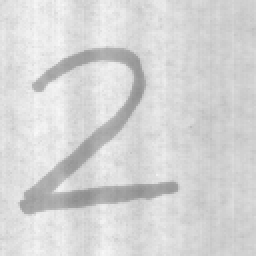
%> input picture tsbb08/labb4/lab4files/nuf2a.tif, 128 x 128 px (shown 2 times larger)
$ octave OCR.m   (GNU Octave 9; MATLAB toolbox functions it lacks are replaced by stand-ins)
%> lines starting %> are read from the running program, lines starting %| are printed output that depends on the picture
### tsbb08/labb4/lab4files/mid_way.m
function outT = mid_way(histo, startT)
% Calculates a threshold value from a histogram using the mid-way method.
%
% histo: A 1D array histogram.
% The histogram bins must correspond to gray value 0, 1, 2,...
% startT: start threshold
% outT: the calculated threshold (integer)
%
% Programmed by Maria Magnusson 2018-08

num = length(histo);
t0 = floor(startT);
t1 = t0+2;

% Calculate the threshold
%------------------------
while abs(t0-t1) > 0.5

  t0 = t1;

  % Calculate mean for the lower part of the histogram
  %---------------------------------------------------
  lowersum1 = sum(histo(1:t0+1).*[0:t0]);
  lowersum2 = sum(histo(1:t0+1));
  if lowersum2 ~= 0
    mean0 = lowersum1/lowersum2;
  else
    error('Cannot calculate new threshold');
  end;

  % Calculate mean for the upper part of the histogram
  %---------------------------------------------------
  uppersum1 = sum(histo(t0+2:num).*[t0+1:num-1]);
  uppersum2 = sum(histo(t0+2:num));
  if uppersum2 ~= 0
    mean1 = uppersum1/uppersum2;
  else
    error('Cannot calculate new threshold');
  end;

  % Calculate new threshold
  %------------------------
  t1 = floor((mean0+mean1)/2);

end;

outT = t1;

### tsbb08/labb4/lab4files/leastError.m
function outT = leastError(histo, startT)
% Calculates a threshold value from a histogram using the least-error method.
%
% histo: A 1D array histogram.
% The histogram bins must correspond to gray value 0, 1, 2,...
% startT: start threshold
% outT: the calculated threshold (integer)
num = length(histo);
t0 = floor(startT);
t1 = t0+2;
% Calculate the threshold
%------------------------
while abs(t0-t1) > 0.5
    t0 = t1;
    % Calculate mean for the lower part of the histogram
    %---------------------------------------------------
    lowersum1 = sum(histo(1:t0+1).*[0:t0]);
    lowersum2 = sum(histo(1:t0+1));
    if lowersum2 ~= 0
        mean0 = lowersum1/lowersum2;
    else
        error('Cannot calculate new threshold');
    end;

    % Calculate variance for the lower part of the histogram
    %---------------------------------------------------
    lowersum1 = sum(histo(1:t0+1).*([0:t0]-mean0).^2);
    lowersum2 = sum(histo(1:t0+1));
    if lowersum2 ~= 0
        s0 = lowersum1/lowersum2;
    else
        error('Cannot calculate variance')
    end;

    % Calculate probability for the lower part of the histogram
    %---------------------------------------------------
    lowersum1 = sum(histo(1:t0+1));
    lowersum2 = sum(histo(1:num));
    if lowersum2 ~= 0
        p0 = lowersum1/lowersum2;
    else
        error('Cannot calculate probability')
    end;

    % Calculate mean for the upper part of the histogram
    %---------------------------------------------------
    uppersum1 = sum(histo(t0+2:num).*[t0+1:num-1]);
    uppersum2 = sum(histo(t0+2:num));
    if uppersum2 ~= 0
        mean1 = uppersum1/uppersum2;
    else
        error('Cannot calculate new threshold');
    end;

    % Calculate variance for the upper part of the histogram
    %---------------------------------------------------
    uppersum1 = sum(histo(t0+2:num).*([t0+1:num-1]-mean1).^2);
    uppersum2 = sum(histo(t0+2:num));
    if lowersum2 ~= 0
        s1 = uppersum1/uppersum2;
    else
        error('Cannot calculate variance')
    end;

    % Calculate probability for the upper part of the histogram
    %---------------------------------------------------
    uppersum1 = sum(histo(t0+2:num));
    uppersum2 = sum(histo(1:num));
    if lowersum2 ~= 0
        p1 = uppersum1/uppersum2;
    else
        error('Cannot calculate probability')
    end;


    % Calculate new threshold
    %------------------------
    a = (s0*s1)/(s1-s0);
    b = 2*(-(mean0/s0)+(mean1/s1));
    c = -2*log(p0/p1)+log(s0/s1)+(mean0^2/s0)-(mean1^2/s1);
    t1 = floor(max(roots([1 a*b a*c])));

end;
outT = t1;

### tsbb08/labb4/lab4files/OCR.m
% Read the image and cast it to double
% ====================================
nuf = double(imread('nuf2a.tif'));
%> nuf: size 128x128 double; min 142, max 248, mean 213; mean of the top-left, top-right, bottom-left and bottom-right quarters 220.8, 209.9, 211.5, 209.7
% Extend the image
% ================
tmp = [nuf(:,64:-1:1) nuf nuf(:,128:-1:65)];
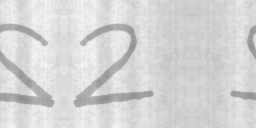
%> tmp: size 128x256 double; min 142, max 248, mean 213
nufextend = [tmp(64:-1:1,:); tmp; tmp(128:-1:65,:)];
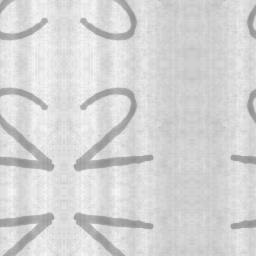
%> nufextend: size 256x256 double; min 142, max 248, mean 213
% Make a Gaussian filter
% ======================
sigma=25;
lpH=exp(-0.5*([-64:64]/sigma).^2);
lpH=lpH/sum(lpH); % Horizontal filter
lpV=lpH';         % Vertical filter
% Convolve in the horizontal and vertical direction
% =================================================
nufblur = conv2(nufextend, lpH, 'valid');
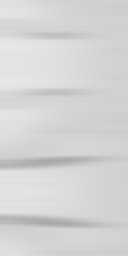
%> nufblur: size 256x128 double; min 168.8, max 231.5, mean 213
nufblur = conv2(nufblur, lpV, 'valid');
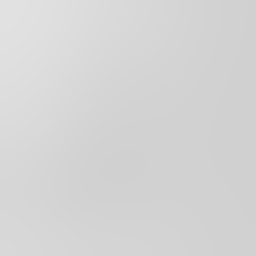
%> nufblur: size 128x128 double (shown 2 times larger); min 208.3, max 225.7, mean 213
% Make a new image
% ================
nuf = nuf - nufblur + 128;
figure(1)
colormap(gray(256))
subplot(2,2,1),
imagesc(nufextend, [0 255])
axis image; colorbar
title('extended image')
subplot(2,2,2),
plot(-64:64, lpH, '.-r')
axis tight; title('Gaussian kernel')
subplot(2,2,3), imagesc(nufblur, [0 255])
axis image; colorbar
title('blurred image image')
subplot(2,2,4), imagesc(nuf, [0 255])
axis image; colorbar
title('new image')
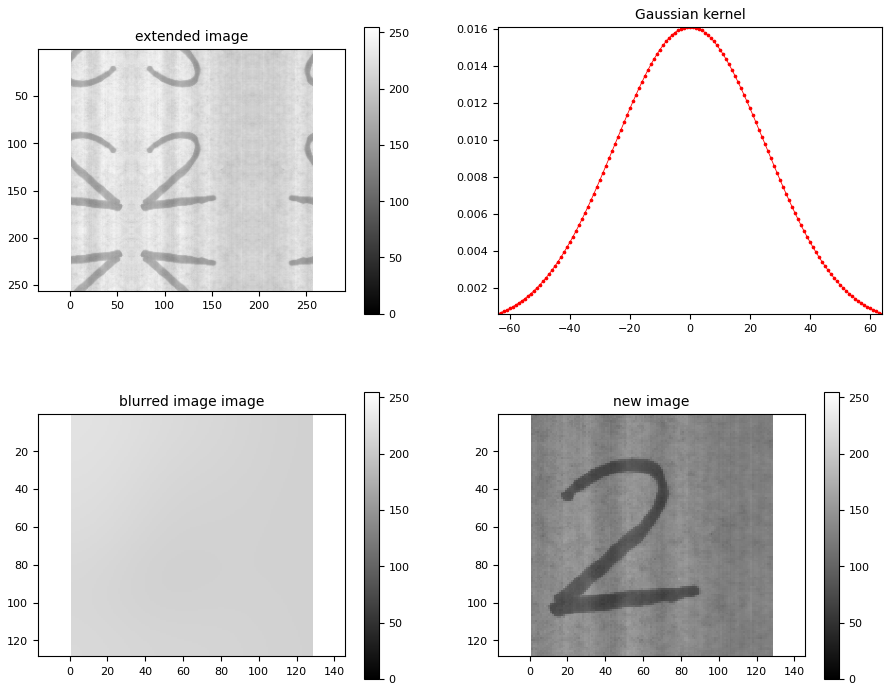
%> figure redrawn from the program's plot data, 4 panels

SE8 = ones(3,3);
nuf = imdilate(nuf, SE8);
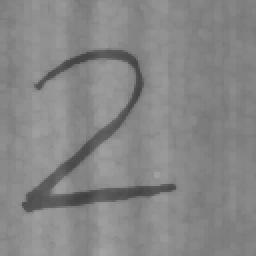
%> nuf: size 128x128 double (shown 2 times larger); min 62.89, max 163.2, mean 134.5
nuf = imerode(nuf, SE8);
nuf = imerode(nuf, SE8);
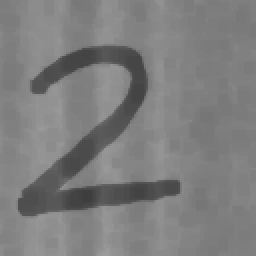
%> nuf: size 128x128 double (shown 2 times larger); min 62.89, max 156.3, mean 125.8
nuf = imdilate(nuf, SE8);

histo = hist(nuf(:),[0:255]);
%> histo = 256 values, max 1062 at index 129, min 0 at index 1, mean 64
T =mean(mean(nuf));
%> T = 129.4
Tmid = mid_way(histo, T)
%> in mid_way, `t0 = floor(startT);`: t0 = 129
%> in mid_way, `t1 = t0+2;`: t1 = 131
%> the loop in mid_way, `while abs(t0-t1) > 0.5` made 7 passes
%> (t0, lowersum1, lowersum2, mean0, uppersum1, uppersum2, mean1, t1) on passes 1 to 7: (131, 911992, 7751, 117.7, 1208407, 8633, 140, 128), (128, 673060, 5915, 113.8, 1447339, 10469, 138.2, 126), (126, 414696, 3889, 106.6, 1705703, 12495, 136.5, 121), (121, 173233, 1952, 88.75, 1947166, 14432, 134.9, 111), (111, 139477, 1669, 83.57, 1980922, 14715, 134.6, 109), (109, 137262, 1649, 83.24, 1983137, 14735, 134.6, 108), (108, 136281, 1640, 83.1, 1984118, 14744, 134.6, 108)
%> in mid_way, `outT = t1;`: outT = 108
%> Tmid = 108
T = Tmid
%> T = 108
Tmid = leastError(histo, T)
%> in leastError, `t1 = t0+2;`: t1 = 110
%> the loop in leastError, `while abs(t0-t1) > 0.5` made 2 passes
%> (t0, mean0, s0, p0) on pass 1: (110, 83.32, 90.84, 0.101)
%> t0 on pass 2: 400
%> the run ends on the next line

$ run again, with tsbb08/labb4/lab4files/nuf0a.tif copied over tsbb08/labb4/lab4files/nuf2a.tif
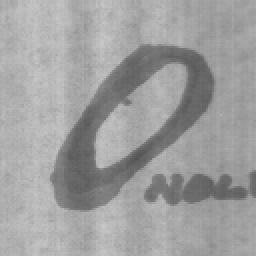
%> input picture tsbb08/labb4/lab4files/nuf0a.tif, 128 x 128 px (shown 2 times larger)
%> `title('new image')`:
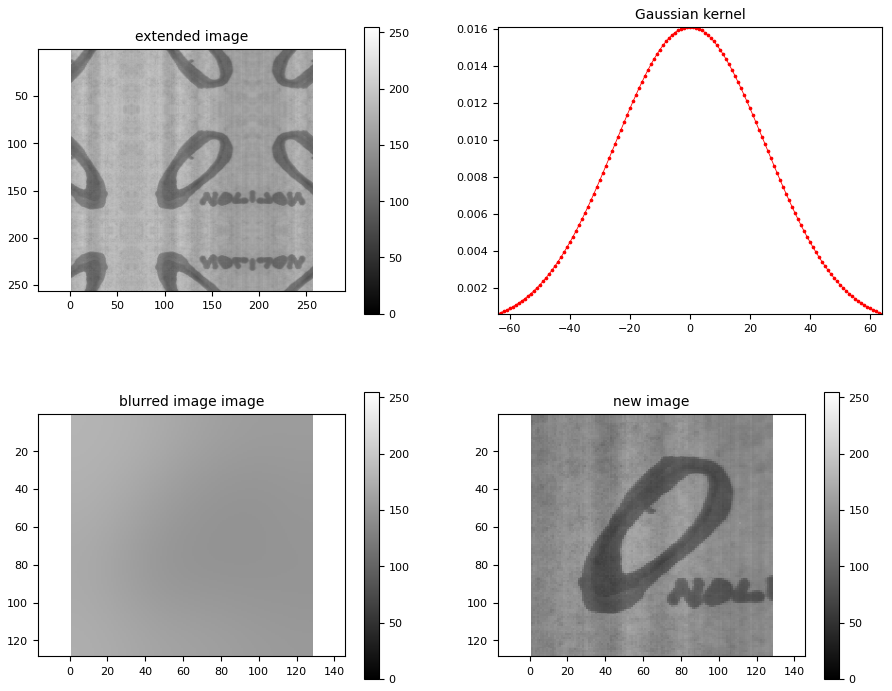
%> figure redrawn from the program's plot data, 4 panels
%> `nuf = imerode(nuf, SE8);`:
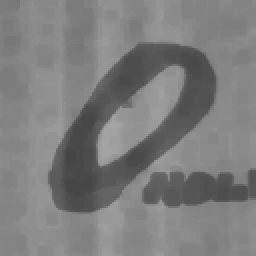
%> nuf: size 128x128 double (shown 2 times larger); min 69.08, max 166.9, mean 125.2
%> histo = 256 values, max 775 at index 139, min 0 at index 1, mean 64
%> `T =mean(mean(nuf));`: T = 129.3
%> in mid_way, `t0 = floor(startT);`: t0 = 129
%> in mid_way, `t1 = t0+2;`: t1 = 131
%> the loop in mid_way, `while abs(t0-t1) > 0.5` made 4 passes
%> (t0, lowersum1, lowersum2, mean0, uppersum1, uppersum2, mean1, t1) on passes 1 to 4: (131, 523626, 5136, 102, 1595239, 11248, 141.8, 121), (121, 304497, 3426, 88.88, 1814368, 12958, 140, 114), (114, 286393, 3274, 87.47, 1832472, 13110, 139.8, 113), (113, 284113, 3254, 87.31, 1834752, 13130, 139.7, 113)
%> outT = 113
%> in leastError, `t1 = t0+2;`: t1 = 115
%> the loop in leastError, `while abs(t0-t1) > 0.5` made 2 passes
%> (t0, mean0, s0, p0) on pass 1: (115, 87.64, 91.86, 0.201)

$ run again, with tsbb08/labb4/lab4files/nuf4a.tif copied over tsbb08/labb4/lab4files/nuf2a.tif
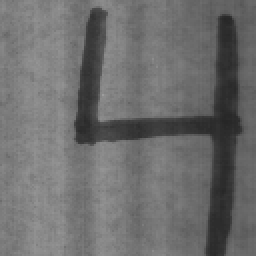
%> input picture tsbb08/labb4/lab4files/nuf4a.tif, 128 x 128 px (shown 2 times larger)
%> `title('new image')`:
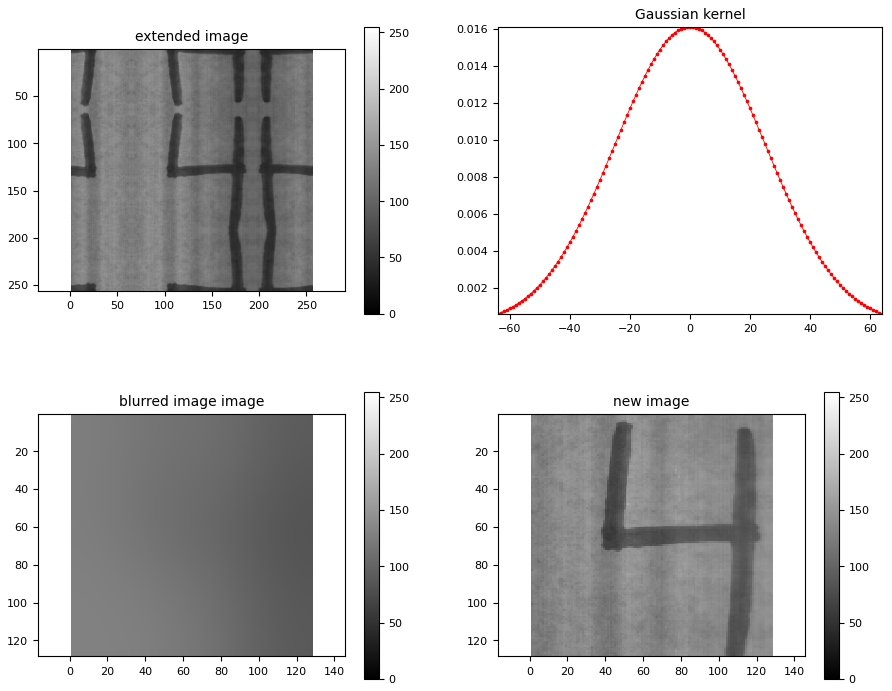
%> figure redrawn from the program's plot data, 4 panels
%> `nuf = imerode(nuf, SE8);`:
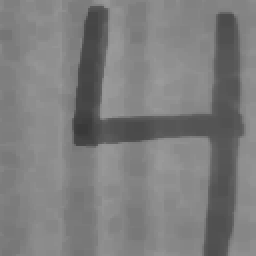
%> nuf: size 128x128 double (shown 2 times larger); min 57.9, max 155.1, mean 125.8
%> histo = 256 values, max 771 at index 141, min 0 at index 1, mean 64
%> `T =mean(mean(nuf));`: T = 129.4
%> in mid_way, `t0 = floor(startT);`: t0 = 129
%> in mid_way, `t1 = t0+2;`: t1 = 131
%> the loop in mid_way, `while abs(t0-t1) > 0.5` made 5 passes
%> (t0, lowersum1, lowersum2, mean0, uppersum1, uppersum2, mean1, t1) on passes 1 to 5: (131, 618851, 5729, 108, 1500583, 10655, 140.8, 124), (124, 333628, 3502, 95.27, 1785806, 12882, 138.6, 116), (116, 229607, 2648, 86.71, 1889827, 13736, 137.6, 112), (112, 224450, 2603, 86.23, 1894984, 13781, 137.5, 111), (111, 223106, 2591, 86.11, 1896328, 13793, 137.5, 111)
%> outT = 111
%> in leastError, `t1 = t0+2;`: t1 = 113
%> the loop in leastError, `while abs(t0-t1) > 0.5` made 2 passes
%> (t0, mean0, s0, p0) on pass 1: (113, 86.37, 101.6, 0.16)

$ run again, with tsbb08/labb4/lab4files/nuf8a.tif copied over tsbb08/labb4/lab4files/nuf2a.tif
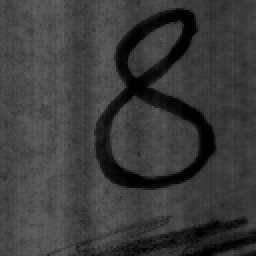
%> input picture tsbb08/labb4/lab4files/nuf8a.tif, 128 x 128 px (shown 2 times larger)
%> `nuf = imerode(nuf, SE8);`:
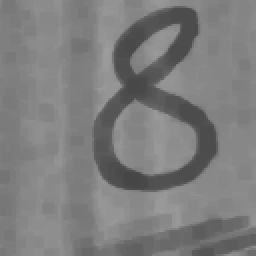
%> nuf: size 128x128 double (shown 2 times larger); min 70.99, max 155.9, mean 125.3
%> histo = 256 values, max 783 at index 138, min 0 at index 1, mean 64
%> `T =mean(mean(nuf));`: T = 129.6
%> in mid_way, `t0 = floor(startT);`: t0 = 129
%> in mid_way, `t1 = t0+2;`: t1 = 131
%> the loop in mid_way, `while abs(t0-t1) > 0.5` made 5 passes
%> (t0, lowersum1, lowersum2, mean0, uppersum1, uppersum2, mean1, t1) on passes 1 to 5: (131, 709660, 6295, 112.7, 1413802, 10089, 140.1, 126), (126, 418362, 4035, 103.7, 1705100, 12349, 138.1, 120), (120, 262267, 2780, 94.34, 1861195, 13604, 136.8, 115), (115, 224541, 2460, 91.28, 1898921, 13924, 136.4, 113), (113, 213884, 2367, 90.36, 1909578, 14017, 136.2, 113)
%> outT = 113
%> in leastError, `t1 = t0+2;`: t1 = 115
%> the loop in leastError, `while abs(t0-t1) > 0.5` made 2 passes
%> (t0, mean0, s0, p0) on pass 1: (115, 91.28, 158, 0.15)
